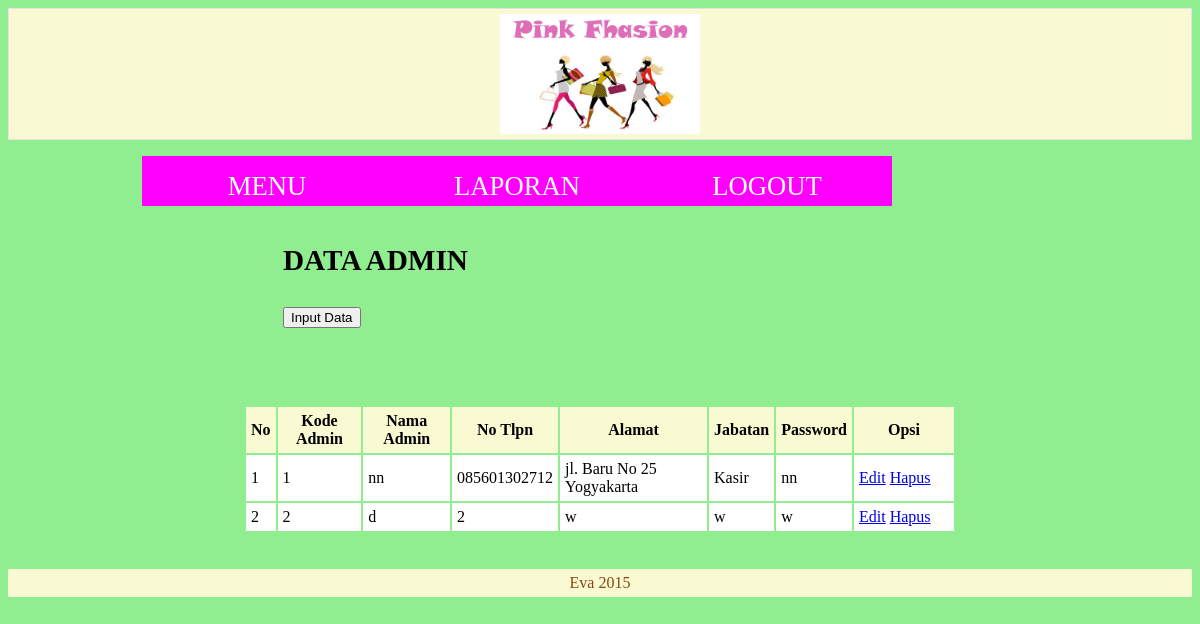
The app's page /admin.php with its own data.
### tables this page shows
CREATE TABLE IF NOT EXISTS `dataadmin` (
  `kode_admin` int(11) NOT NULL,
  `nama_admin` varchar(20) NOT NULL,
  `no` text NOT NULL,
  `alamat` text NOT NULL,
  `jabatan` text NOT NULL,
  `password` varchar(20) NOT NULL
);

### admin.php (the view, shortened to what this page needs)
<html>
<head>
 <link rel="stylesheet" href="style.css" type="text/css">
<link rel="stylesheet" href="nav.css" type="text/css">
</head>
<div id="body">
<div id="header">
<img src="n.jpg" width="200" alt ="image" />
</div>
<div id="nav"> <nav>
<?php include"nav-admin.php"; ?>
   </div>
<div id="section">
   <h3> DATA ADMIN  </h3>
<button class='btn' onclick="location.href='tambah-admin.php'">Input Data</button>
</div>
<br>
<br>
<div id="form">
<table id='twitter-table' width=100% cellpadding=5>
        <tr style='color:#OOOOO; height:15px;' bgcolor=#FAFAD2>
 <th>No</th>
 <th>Kode Admin</th>
 <th>Nama Admin</th>
 <th>No Tlpn</th>
 <th>Alamat</th>
 <th>Jabatan</th>
 <th>Password</th>
  <th align='center' width='90px;'>Opsi</tr></th>
 <?php
 $query=mysql_query("select * from dataadmin");
 $no=1;
 while($lihat=mysql_fetch_array($query)){
 ?>
 <tr bgcolor="white">
 <td><?php echo $no++; ?> </td>
<td> <?php echo $lihat['kode_admin']?></td>
 <td> <?php echo $lihat['nama_admin']?></td>
 <td>  <?php echo $lihat['no']?></td>
 <td>   <?php echo $lihat['alamat']?></td>
 <td>   <?php echo $lihat['jabatan']?></td>
  <td>   <?php echo $lihat['password']?></td>
  <td><a href="edit_admin.php?kode_admin=<?php echo $lihat['kode_admin'] ?>">Edit</a>
	  <a href="hapus_admin.php?kode_admin=<?php echo $lihat['kode_admin'] ?>">Hapus</a>
	</tr>
<?php } ?>
</table>
</div>
<div id="footer">
Eva 2015
</div>
</div>
</html>

### nav.css (style rules this page uses)
html { background:#90EE90; font-family:tahoma; }
#header { background-color:#FAFAD2; color:#8B4513; font-family:Tahoma; font-size:70px; text-align:center; padding:5px; border: 1px solid #e3e3e3; }
#section { margin-top:70px; margin-left:270px; font-family:tahoma; font-size:25px; float:center; padding:5px; }
#form { color:black; margin-left:200px; margin-right:200px; padding-left:100px; padding: 3em; font-size:12px; }
#footer { background-color:#FAFAD2; color:#8B4513; text-align:center; padding:5px }

### records on screen
dataadmin: kode_admin "1", nama_admin "nn", no "085601302712", alamat "jl. Baru No 25 Yogyakarta", jabatan "Kasir", password "nn"
dataadmin: kode_admin "2", nama_admin "d", no "2", alamat "w", jabatan "w", password "w"
